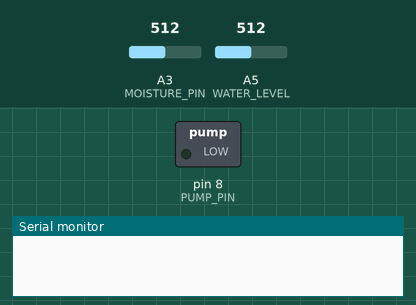
Bench run of a sketch on a simulated Arduino Uno, built with avr-gcc and run on an emulated ATmega328P. On the bench: switched loads named in the sketch (green lamp = pin HIGH), the last lines printed to the serial monitor. The test bench sets the inputs (shaded band); at power-on: A3 (MOISTURE_PIN) = 512, A5 (WATER_LEVEL) = 512. Pins used as bus, display or sensor lines are not drawn.

Above: at 1.2 s.
1.3 s: A3 (MOISTURE_PIN) set to 493
12.0 s: A3 (MOISTURE_PIN) set to 510
At 22.4 s:
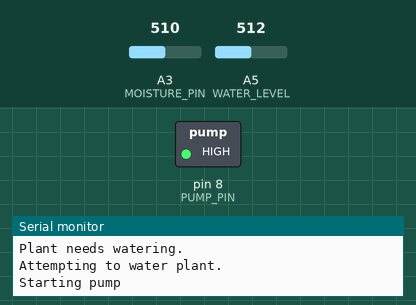
24.0 s: A5 (WATER_LEVEL) set to 257
28.5 s: A5 (WATER_LEVEL) set to 240
At 29.0 s:
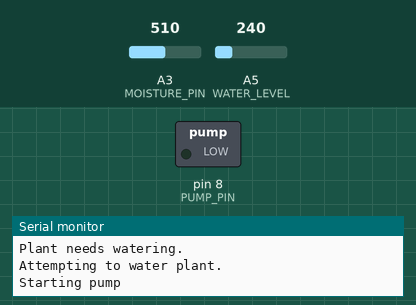
33.5 s: A5 (WATER_LEVEL) set to 260
At 44.4 s:
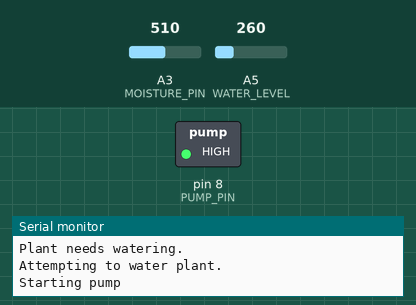
Timing chart, 0 to 46.0 s (numbered marks = the images above; inputs shaded):
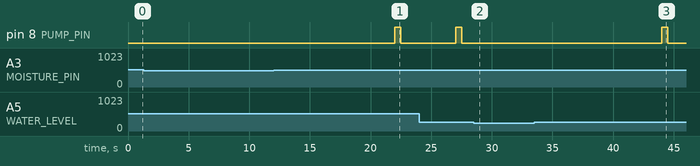

The sketch:

IOT_Sec_Project.ino
```cpp
//DATA LINES
#define WATER_LEVEL         A5
#define MOISTURE_PIN        A3

//POWER LINES
#define WATER_SENS_POWER    7
#define MOISTURE_POWER      4
#define PUMP_PIN            8

//USER DEFINED THRESHOLDS
#define RES_LEVEL_THRESHOLD 250
#define MOISTURE_THRESHOLD  500

//MOISTURE PERCENTAGE THRESHOLDS
#define MOISTURE_MAX 1019
#define MOISTURE_MIN 250

//SERIAL SETUP
#define BAUD_RATE           115200
#define SEND_DATA           "5"

//MOISTURE CAPTURE DELAY TIMEOUT/SETUP
unsigned long previousCaptureTime = millis();
#define CAPTURE_DELAY 10000//Every 10 seconds

//PING TIMEOUT SETUP
#define PING_DELAY 5000
unsigned long previousPingTime = millis();

void setup() {
  //PIN MODES

  //OUTPUTS
  pinMode(WATER_SENS_POWER,   OUTPUT);
  pinMode(MOISTURE_POWER,     OUTPUT);
  pinMode(PUMP_PIN,           OUTPUT);

  //INPUTS
  pinMode(WATER_LEVEL,        INPUT);
  pinMode(MOISTURE_PIN,       INPUT);

  //DEFAULTS
  digitalWrite(WATER_SENS_POWER,  LOW);
  digitalWrite(MOISTURE_POWER,    LOW);
  digitalWrite(PUMP_PIN,          LOW);

  //Serial SETUP
  Serial.begin(BAUD_RATE);
  Serial.setTimeout(10);
}
/*
//============================================\\

  Every X mins check moisture

    IF LOW:
      TURN ON PUMP
      CHECK RES LEVEL
        IF RES LEVEL LOW:
          ALERT USER
        IF RES LEVEL HIGH:
          NOTHING

    IF HIGH:
      NOTHING


  IF RASP PI PING ARDUINO:
    Check moisture & send results to user
        AFTER DATA SENT:
          CHECK MOISTURE LOGIC


\\=============================================//
*/

/*
FUNCTION:
* To avoid constant pinging that could destroy logic I implemented a ping timeout.
* User can only ping the arduino every PING_DELAY milliseconds.
*
RETURN VALUES:
  - True  =>   If PING_DELAY milliseconds HAS passed since last ping.
  - False =>   If PING_DELAY milliseconds HAS NOT passed since last ping.
*/

bool Allow_Ping(){
  unsigned long timeNow = millis();
  if((timeNow - previousPingTime) > PING_DELAY){
    previousPingTime += PING_DELAY;
    return true;
  } else {
    return false;
  }
}


/*
FUNCTION:
* This is a check to see if CAPTURE_DELAY milliseconds has passed.
* If so the system will check the moisture.
*
RETURN VALUES:
  - True  => CAPTURE_DELAY milliseconds HAS passed
  - False => CAPTURE_DELAY milliseconds HAS NOT passed
*/
bool Time_To_Check_Moisture(){
  unsigned long timeNow = millis();
  if(timeNow - previousCaptureTime > CAPTURE_DELAY){
    previousCaptureTime += CAPTURE_DELAY;
    return true;
  } else {
    return false;
  }
}


/*
FUNCTION:
* Will read the current moisture level and return it.

RETURN VALUES:
  0 through 1024 based on moisture.
    - 0    => moist
    - 1024 => dry
*/
int Capture_Moisture(){

  digitalWrite(MOISTURE_POWER, HIGH);

  delay(500);

  int current_moisture = analogRead(MOISTURE_PIN);

  digitalWrite(MOISTURE_POWER, LOW);

  return current_moisture;
}

/*
FUNCTION:
* Will check the pump res level.

RETURN VALUES:
  False - If pump levels is greater than the refill threshold
  True - If pump levels are less than refill threshold

TODO:
* CHANGE TO INTERRUPT
* If this is executing and the user pings to read moisture, it will miss the request since this
* (and every other delay) halts code execution. Again, super inefficent, maybe I will change it later.
*/

bool Res_Levels_Low(){
  bool status = false;

  //Turn sensor on
  digitalWrite(WATER_SENS_POWER, HIGH);

  //Delay of a second <= Turn this to an interrupt somehow so we don't stop running
  delay(1000);

  //Reads Water level sensor and compares it to the threshold we set
  if(analogRead(WATER_LEVEL) < RES_LEVEL_THRESHOLD){
    //If lower than threshold we have to refill
    status = true;
  }

  //Turns sensor off
  digitalWrite(WATER_SENS_POWER, LOW);

  return status;

}

/*
FUNCTION:
* Will constantly refill until moisture is above a threshold
* Refills for a half second interval
* Waits for water to drain to the bottom
* Reads it again, and determines if soil needs more water ot not
*
RETURN VALUES:
  Void

TODO:
* CHANGE TO INTERRUPT
* If this is executing and the user pings to read moisture, it will miss the request since this
* (and every other delay) halts code execution. Again, super inefficent, maybe I will change it later.
*/

void Water_Plant(){
  int current_moisture = 1024;
  bool res_levels_low = false;
  Serial.println("Starting pump");

  do {
    current_moisture = Capture_Moisture();
    res_levels_low = Res_Levels_Low();

    if(res_levels_low){
      Serial.println("WATERING RESULT: FAILED");
      Serial.println("    REASON: PUMP LEVELS TOO LOW.");

      //Fixes the spam of moisture checks if logic gets stuck in the do-while loop
      previousCaptureTime = millis();
      return;
    }

//###################DEBUG######################\\
//    Serial.print("Moisture Level: ");
//    Serial.println(current_moisture);
//
//    Serial.print("Res Levels Low: ");
//
//    if(!res_levels_low){
//        Serial.println("False");
//    } else {
//      Serial.println("True");
//    }
//##############END OF DEGUG#################//

    digitalWrite(PUMP_PIN, HIGH);
    delay(500);
    digitalWrite(PUMP_PIN, LOW);
    delay(3000);
  }while(current_moisture > MOISTURE_THRESHOLD);

  //Fixes the spam of moisture checks if logic gets stuck in the do-while loop
  previousCaptureTime = millis();
  Serial.println("WATERING STATUS: SUCCESS");
}


/*
 * TODO:
 */

void loop() {
  int current_moisture = 0;

  //If there is an input detected on the serial buffer
  if(Serial.available()){
    //Ping timeout of PING_DELAY ms
    // Default: 5 seconds => 5000ms
      if(Allow_Ping()){
        String task = Serial.readString();

        //Check Moisture and send results to user
        if(task == SEND_DATA){
          current_moisture = Capture_Moisture();

          String output = "Current Moisture: " + (String)current_moisture;

          Serial.println(output);

          //Does the plant need to be watered?
          if(current_moisture > MOISTURE_THRESHOLD){
            //If moisture is less than the threshold water plant
            Serial.println("Plant needs watering.");
            Serial.println("Attempting to water plant.");
            Water_Plant();

            //After watering the plant, does it need to be refilled?
            if(Res_Levels_Low()){
              Serial.println("CRITICAL WARNING: PUMP NEEDS TO BE REFILLED.");
            }
          } else {
            Serial.println("Plant does not need watering.");
          }
        }
     }
  }

  /*This will run every hour and is independent of the user
  *Example:
  * If the user pings it to run at 56 mins, this will run 4 mins later.
  * This is an ineffecient way of doing things, maybe I will change it.
  */

  if(Time_To_Check_Moisture()){
    current_moisture = Capture_Moisture();

    String output = "Current Moisture: " + (String)current_moisture;

    Serial.println(output);

    //Start pump?
    if(current_moisture > MOISTURE_THRESHOLD){
      Serial.println("Plant needs watering.");
      Serial.println("Attempting to water plant.");

      Water_Plant();

      //Check pump levels
      if(Res_Levels_Low()){
        Serial.println("CRITICAL WARNING: PUMP NEEDS TO BE REFILLED.");
      }
    } else {
      Serial.println("Plant does not need watering.");
    }
  }
}
```

Measured:
- the behaviour switches between 250 and 249 on A5 (WATER_LEVEL) (found by bisection; images 1 and 2)
- after the input at 12.0 s, pin 8 (PUMP_PIN): LOW → HIGH after 10.0 s, → LOW 0.50 s later
- after the input at 28.5 s, pin 8 (PUMP_PIN): stays LOW (without the input it goes to HIGH after 3.5 s)
- after the input at 33.5 s, pin 8 (PUMP_PIN): LOW → HIGH after 10.5 s, → LOW 0.50 s later
